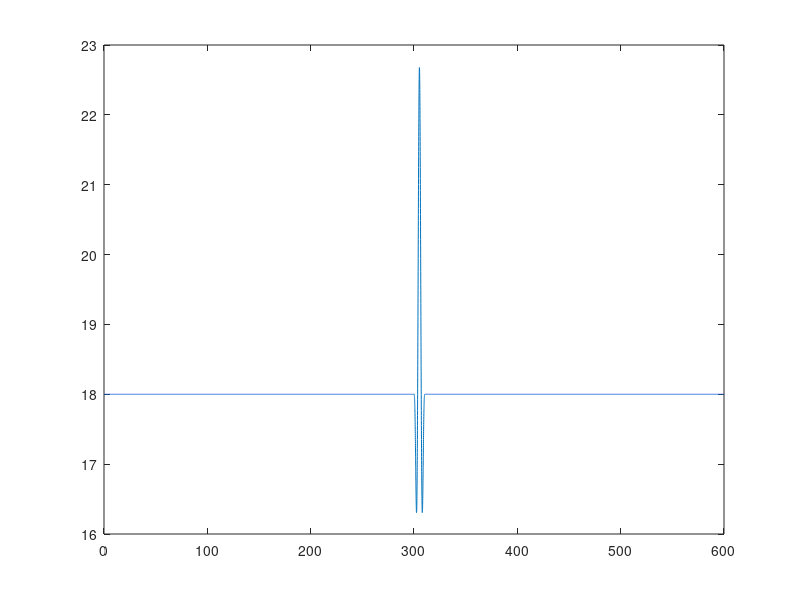

Source code (MATLAB): (Note: this script raises an error after producing the figure.)
clear all;
close all;
clc;

%%
FileName = 'EOG_URef_18';

%% Preprocessing
% time
T           = 600;                  % [s]   simulation length
dt          = 1/40;               	% [s]   simulation time step

% wind
V_hub       = 18;                   % [m/s] mean wind speed at hub height 
T_gust      = 10.5;                 % [s]   length of EOG
t_start     = 300;                   % [s]   time when EOG should start
V_ref       = 50;                   % [m/s] reference wind speed average over 10 min
I_ref       = 0.16;                 % [-]   expected value of the turbulence intensity at 15 m/s
D           = 250;                  % [m]   rotor diameter

% calculation of wind signals
t           = 0:dt:T-dt;

% Longitudinal scale parameter at hub height (assuming hub height >60 m)
lambda1     = 42;

% Extreme Operational Gust (EOG) definition
sigma1      = I_ref * (0.75*V_hub + 5.6);
V_e50     	= 1.4*V_ref;
V_e1      	= 0.8*V_e50;
V_gust      = min([1.35*(V_e1-V_hub), 3.3*(sigma1/(1+0.1*D/lambda1))]);

% EOG wind speed vector
u           = zeros(1, length(t));
for iTimeStep = 1:length(t)
    if (t(iTimeStep) >= t_start) && (t(iTimeStep) <= t_start+T_gust)
        t_EOG           = t(iTimeStep) - t_start;
        u(iTimeStep)    = V_hub-0.37*V_gust*sin(3*pi*t_EOG/T_gust)*(1-cos(2*pi*t_EOG/T_gust));
    else
        u(iTimeStep)    = V_hub;
    end
end


figure()
plot(t,u)


% Some variables required in the Type 4 wind: Bladed style
HubHeight   = 150;
dy          = 150;
dz          = 150;
Ny          = 3;
Nz          = 3;
URef        = V_hub;
zOffset     = HubHeight;
z0          = 0.1;          % the rougthness length, not really used


SummVars(1) = HubHeight;    % HubHeight
SummVars(3) = URef;

velocity    = zeros(max(size(t)),3,Ny,Nz);
% prepare to write out
for iy = 1:Ny
    for iz = 1:Nz
        velocity(:,1,iy,iz) = u;
    end
end

% here we use std u for v and w components, to avoid dividing by zero
SummVars(4) = std(squeeze(velocity(:,1,1,1)))/URef*100;
SummVars(5) = std(squeeze(velocity(:,1,1,1)))/URef*100;
SummVars(6) = std(squeeze(velocity(:,1,1,1)))/URef*100;

disp('Exporting rotor plane wind field as ".wnd" binary files...')
% write the .wnd
WriteBLgrid([FileName '.wnd'], velocity, dy, dz, dt, zOffset, z0, SummVars)

% Now write a sum file
fileID    = fopen([FileName '.sum'],'w');
fprintf(fileID,'This summary file is not complete it only contains required information for the OpenFAST');
fprintf(fileID,'\n');
fprintf(fileID,'F        Clockwise rotation when looking downwind?\n');
fprintf(fileID,[num2str(SummVars(1)) '  Hub height [m] \n']);
fprintf(fileID,['UBar   =  ' num2str(SummVars(3)) ' m/s \n']);
fprintf(fileID,['TI(u)  =  ' num2str(SummVars(4)) ' %%\n']);
fprintf(fileID,['TI(v)  =  ' num2str(SummVars(5)) ' %%\n']);
fprintf(fileID,['TI(w)  =  ' num2str(SummVars(6)) ' %%\n']);
fprintf(fileID,['Height Offset =  ' num2str(0) ' m\n']);
fprintf(fileID,'Creating a PERIODIC output file.');
fclose(fileID);

